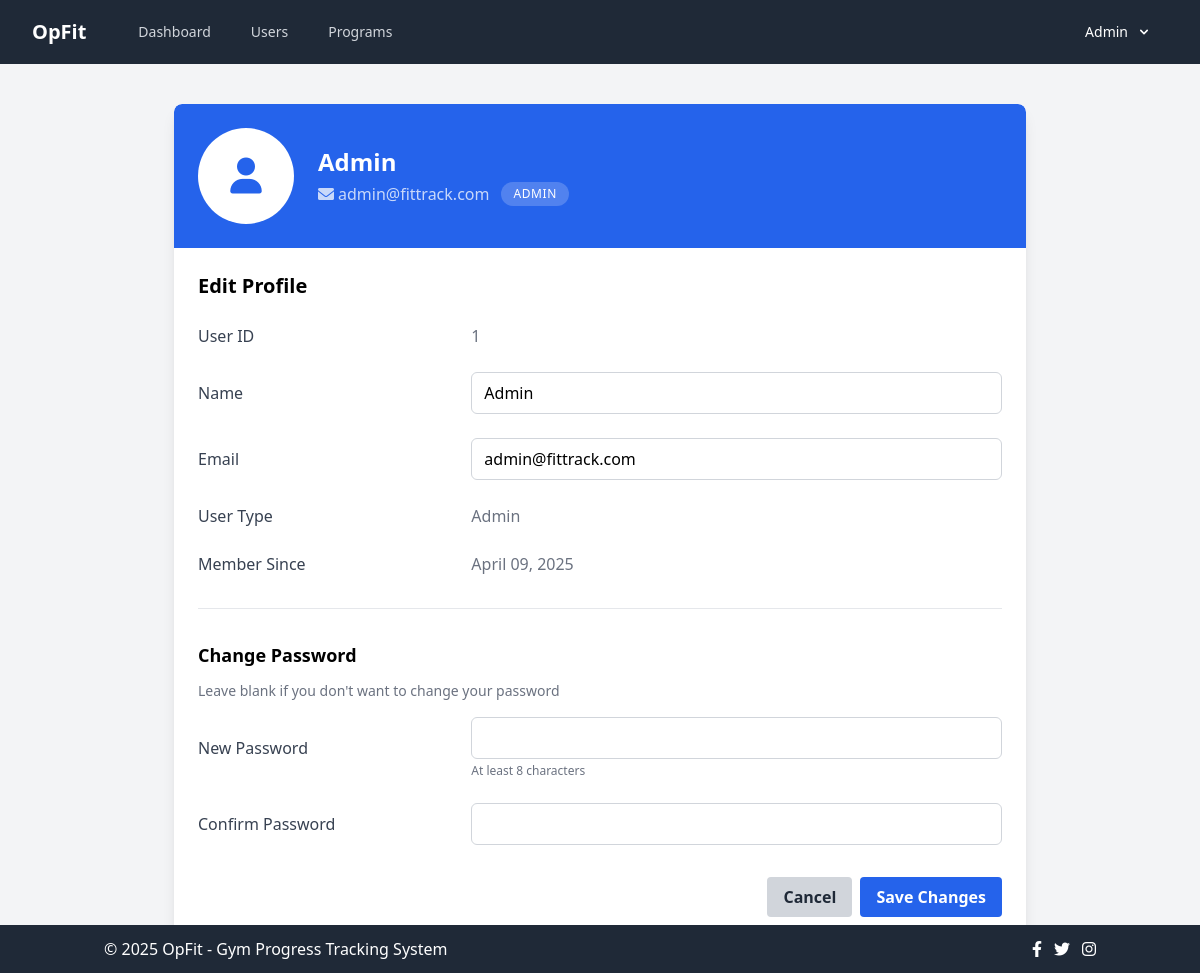
The app's page /profile.php (signed in) with its own data.
### tables this page shows
CREATE TABLE IF NOT EXISTS users (
    id INT AUTO_INCREMENT PRIMARY KEY,
    name VARCHAR(100) NOT NULL,
    email VARCHAR(100) NOT NULL UNIQUE,
    password VARCHAR(255) NOT NULL,
    user_type ENUM('customer', 'coach', 'admin') NOT NULL,
    created_at TIMESTAMP DEFAULT CURRENT_TIMESTAMP,
    updated_at TIMESTAMP DEFAULT CURRENT_TIMESTAMP ON UPDATE CURRENT_TIMESTAMP
);

### profile.php (the view, shortened to what this page needs)
<?php
include_once 'includes/db_connect.php';
$user_id = $_SESSION['user_id'];
$user_name = $_SESSION['user_name'];
$user_type = $_SESSION['user_type'];
$stmt = mysqli_prepare($conn, "SELECT * FROM users WHERE id = ?");
mysqli_stmt_bind_param($stmt, "i", $user_id);
mysqli_stmt_execute($stmt);
$result = mysqli_stmt_get_result($stmt);
$user = mysqli_fetch_assoc($result);
$home_url = "dashboard.php";
if ($user_type == "admin") {
    $home_url = "admin/dashboard.php";
} else if ($user_type == "coach") {
    $home_url = "coach/dashboard.php";
} else {
    $home_url = "customer/dashboard.php";
}
?>
<!DOCTYPE html>
<html lang="en">
<head>
    <link rel="stylesheet" href="css/style.css">
    <script src="https://cdn.tailwindcss.com"></script>
    <link rel="stylesheet" href="https://cdnjs.cloudflare.com/ajax/libs/font-awesome/6.0.0-beta3/css/all.min.css">
</head>
<body class="bg-gray-100">
    <nav class="bg-gray-800 text-white">
        <div class="max-w-7xl mx-auto px-4 sm:px-6 lg:px-8">
            <div class="flex items-center justify-between h-16">
                <div class="flex items-center">
                    <a class="text-xl font-bold" href="<?php echo $home_url; ?>">OpFit</a>
                    <div class="hidden md:block">
                        <div class="ml-10 flex items-baseline space-x-4">
                            <a class="text-gray-300 hover:text-white px-3 py-2 rounded-md text-sm font-medium" href="<?php echo $home_url; ?>">Dashboard</a>
                            <?php if ($user_type == 'admin'): ?>
                            <a class="text-gray-300 hover:text-white px-3 py-2 rounded-md text-sm font-medium" href="admin/users.php">Users</a>
                            <a class="text-gray-300 hover:text-white px-3 py-2 rounded-md text-sm font-medium" href="admin/programs.php">Programs</a>
                            <?php elseif ($user_type == 'coach'): ?>
                            <a class="text-gray-300 hover:text-white px-3 py-2 rounded-md text-sm font-medium" href="coach/customers.php">My Customers</a>
                            <a class="text-gray-300 hover:text-white px-3 py-2 rounded-md text-sm font-medium" href="coach/programs.php">Programs</a>
                            <?php else: ?>
                            <a class="text-gray-300 hover:text-white px-3 py-2 rounded-md text-sm font-medium" href="customer/programs.php">My Programs</a>
                            <a class="text-gray-300 hover:text-white px-3 py-2 rounded-md text-sm font-medium" href="customer/progress.php">Progress Tracker</a>
                            <?php endif; ?>
                        </div>
                    </div>
                </div>
                <div class="hidden md:block">
                    <div class="relative">
                        <div class="group">
                            <button class="flex items-center text-sm px-4 py-2 leading-none rounded text-white hover:text-white hover:bg-gray-700 focus:outline-none" id="user-menu-button">
                                <?php echo htmlspecialchars($user_name); ?>
                                <svg class="ml-2 h-4 w-4" xmlns="http://www.w3.org/2000/svg" viewBox="0 0 20 20" fill="currentColor">
                                    <path fill-rule="evenodd" d="M5.293 7.293a1 1 0 011.414 0L10 10.586l3.293-3.293a1 1 0 111.414 1.414l-4 4a1 1 0 01-1.414 0l-4-4a1 1 0 010-1.414z" clip-rule="evenodd" />
                                </svg>
                            </button>
                        </div>
                    </div>
                </div>
            </div>
        </div>
    </nav>
    <div class="max-w-7xl mx-auto px-4 sm:px-6 lg:px-8 mt-10">
        <div class="flex justify-center">
            <div class="w-full md:w-4/5 lg:w-3/4">
                <div class="bg-white rounded-lg shadow-lg overflow-hidden mb-8">
                    <div class="bg-blue-600 text-white p-6 rounded-t-lg">
                        <div class="flex items-center">
                            <div class="w-24 h-24 bg-white text-blue-600 rounded-full flex items-center justify-center text-4xl border-4 border-white/50 mr-6">
                                <i class="fas fa-user"></i>
                            </div>
                            <div>
                                <h2 class="text-2xl font-bold mb-1"><?php echo htmlspecialchars($user['name']); ?></h2>
                                <div class="flex items-center flex-wrap">
                                    <span class="text-white/75 mr-3 flex items-center">
                                        <i class="fas fa-envelope mr-1"></i> <?php echo htmlspecialchars($user['email']); ?>
                                    </span>
                                    <span class="text-xs uppercase tracking-wider bg-white/20 rounded-full px-3 py-1">
                                        <?php echo ucfirst(htmlspecialchars($user['user_type'])); ?>
                                    </span>
                                </div>
                            </div>
                        </div>
                    </div>
                    <div class="p-6">
                        <h4 class="text-xl font-semibold mb-6">Edit Profile</h4>
                        <form action="profile.php" method="post" id="profileForm">
                            <div class="mb-6 grid grid-cols-1 md:grid-cols-3 gap-4 items-center">
                                <label for="id" class="md:col-span-1 text-gray-700">User ID</label>
                                <div class="md:col-span-2">
                                    <span class="text-gray-500"><?php echo htmlspecialchars($user['id']); ?></span>
                                </div>
                            </div>
                            <div class="mb-6 grid grid-cols-1 md:grid-cols-3 gap-4 items-center">
                                <label for="name" class="md:col-span-1 text-gray-700">Name</label>
                                <div class="md:col-span-2">
                                    <input type="text" class="w-full border border-gray-300 rounded-md px-3 py-2 focus:outline-none focus:ring-2 focus:ring-blue-500" id="name" name="name" value="<?php echo htmlspecialchars($user['name']); ?>" required>
                                </div>
                            </div>
                            <div class="mb-6 grid grid-cols-1 md:grid-cols-3 gap-4 items-center">
                                <label for="email" class="md:col-span-1 text-gray-700">Email</label>
                                <div class="md:col-span-2">
                                    <input type="email" class="w-full border border-gray-300 rounded-md px-3 py-2 focus:outline-none focus:ring-2 focus:ring-blue-500" id="email" name="email" value="<?php echo htmlspecialchars($user['email']); ?>" required>
                                </div>
                            </div>
                            <div class="mb-6 grid grid-cols-1 md:grid-cols-3 gap-4 items-center">
                                <label for="user_type" class="md:col-span-1 text-gray-700">User Type</label>
                                <div class="md:col-span-2">
                                    <span class="text-gray-500"><?php echo ucfirst(htmlspecialchars($user['user_type'])); ?></span>
                                </div>
                            </div>
                            <div class="mb-6 grid grid-cols-1 md:grid-cols-3 gap-4 items-center">
                                <label for="created_at" class="md:col-span-1 text-gray-700">Member Since</label>
                                <div class="md:col-span-2">
                                    <span class="text-gray-500"><?php echo date('F d, Y', strtotime($user['created_at'])); ?></span>
                                </div>
                            </div>
                            <hr class="my-8 border-gray-200">
                            <h5 class="text-lg font-semibold mb-3">Change Password</h5>
                            <p class="text-sm text-gray-500 mb-4">Leave blank if you don't want to change your password</p>
                            <div class="mb-6 grid grid-cols-1 md:grid-cols-3 gap-4 items-center">
                                <label for="password" class="md:col-span-1 text-gray-700">New Password</label>
                                <div class="md:col-span-2">
                                    <input type="password" class="w-full border border-gray-300 rounded-md px-3 py-2 focus:outline-none focus:ring-2 focus:ring-blue-500" id="password" name="password" minlength="8">
                                    <p class="text-xs text-gray-500 mt-1">At least 8 characters</p>
                                </div>
                            </div>
                            <div class="mb-6 grid grid-cols-1 md:grid-cols-3 gap-4 items-center">
                                <label for="confirm_password" class="md:col-span-1 text-gray-700">Confirm Password</label>
                                <div class="md:col-span-2">
                                    <input type="password" class="w-full border border-gray-300 rounded-md px-3 py-2 focus:outline-none focus:ring-2 focus:ring-blue-500" id="confirm_password" name="confirm_password">
                                </div>
                            </div>
                            <div class="flex justify-end mt-8">
                                <a href="<?php echo $home_url; ?>" class="bg-gray-300 hover:bg-gray-400 text-gray-800 font-bold py-2 px-4 rounded mr-2">Cancel</a>
                                <button type="submit" class="bg-blue-600 hover:bg-blue-700 text-white font-bold py-2 px-4 rounded">Save Changes</button>
                            </div>
                        </form>
                    </div>
                </div>
            </div>
        </div>
    </div>
    <?php include_once 'includes/footer.php'; ?>
</body>
</html>

### records on screen
users: name "Admin", email "admin@fittrack.com", user_type "ADMIN", id "1", user_type "Admin", created_at "April 09, 2025"

### other values on screen
$user_name "Admin"
